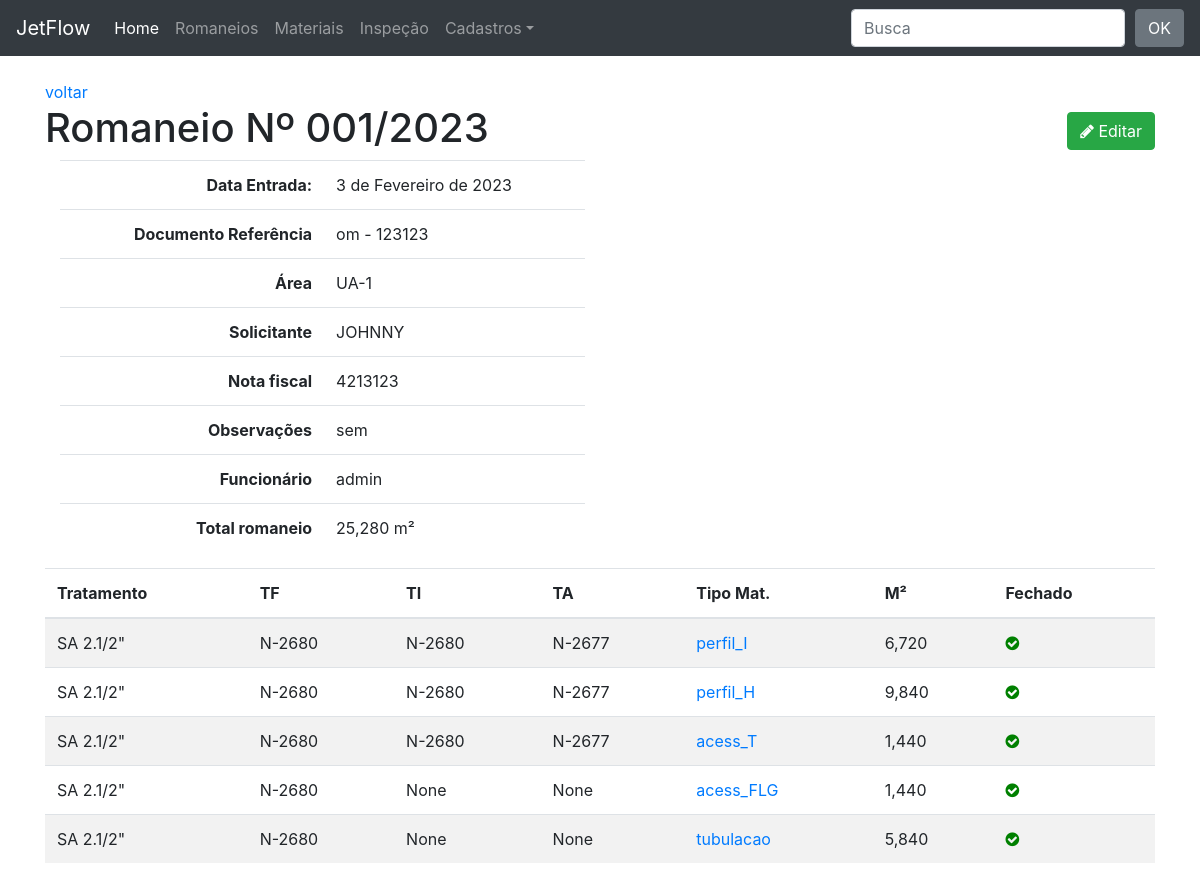
The page /romaneios/1/ on the database its author committed.
### romaneio/models.py (models this page shows, shortened)
class Romaneio(models.Model):
    funcionario = models.ForeignKey(User, on_delete=models.CASCADE)
    entrada = models.DateField(verbose_name='Data de Entrada')
    nf = models.CharField('NF',max_length=15, blank=True, null=True)
    romaneio = models.CharField(max_length=15, unique=True)
    documento = models.CharField('documento referência', max_length=20, blank=True, null=True)
    obs = models.CharField('Obs',blank=True, null=True, max_length=40)
    area = models.ForeignKey(Area, on_delete=models.CASCADE)
    solicitante = models.ForeignKey(Solicitante, on_delete=models.CASCADE)
    class Meta:
        ordering = ('romaneio',)
    def __str__(self):
        return self.romaneio

class Area(models.Model):
    area = models.CharField(max_length=30, unique=True)
    class Meta:
        ordering = ('area',)
    def __str__(self):
        return self.area

class Solicitante(models.Model):
    solicitante = models.CharField(max_length=30, unique=True)
    class Meta:
        ordering = ('solicitante',)
    def __str__(self):
        return self.solicitante

### material/models.py (models this page shows, shortened)
class Material(TimeStampedModel):
    concluido =  models.BooleanField(default=False)
    n_romaneio = models.ForeignKey(Romaneio, on_delete=models.CASCADE, related_name='romaneios')
    jato = models.ForeignKey(Tratamento, on_delete=models.CASCADE, blank=True, null=True)
    tf = models.ForeignKey(TintaFundo, on_delete=models.CASCADE, blank=True, null=True)
    ti = models.ForeignKey(TintaIntermediaria, on_delete=models.CASCADE, blank=True, null=True)
    ta = models.ForeignKey(TintaAcabamento, on_delete=models.CASCADE, blank=True, null=True)
    cor = models.CharField(max_length=15, blank=True, null=True)
    material = models.CharField(max_length=15, choices=MATERIAIS)
    descricao = models.CharField('Descrição',max_length=30, blank=True, null=True)
    polegada = models.CharField('Pol', max_length=4, blank=True, null=True)
    m_quantidade = models.DecimalField('M/QTD', max_digits=7, decimal_places=2, blank=True, null=True)
    m2 = models.DecimalField('M²', max_digits=7, decimal_places=3)
    raio = models.DecimalField('raio', max_digits=7, decimal_places=2, blank=True, null=True)
    largura = models.DecimalField('largura', max_digits=7, decimal_places=2, blank=True, null=True)
    altura = models.DecimalField('altura', max_digits=7, decimal_places=2, blank=True, null=True)
    comprimento = models.DecimalField('comprimento/lados', max_digits=7, decimal_places=2, blank=True, null=True)
    lados = models.DecimalField('QTD', max_digits=7, decimal_places=2, blank=True, null=True)
    relatorio = models.CharField(max_length=20, blank=True, null=True)
    class Meta:
        ordering = ('-created',)
    def get_absolute_url(self):
        return reverse_lazy('material:material_detail', kwargs={'pk': self.pk})

class Tratamento(models.Model):
    tratamento = models.CharField(max_length=30, unique=True)
    class Meta:
        ordering = ('tratamento',)
    def __str__(self):
        return self.tratamento

class TintaFundo(models.Model):
    tinta_fundo = models.CharField(max_length=30, unique=True)
    class Meta:
        ordering = ('tinta_fundo',)
    def __str__(self):
        return self.tinta_fundo

class TintaIntermediaria(models.Model):
    tinta_intermediaria = models.CharField(max_length=30, unique=True)
    class Meta:
        ordering = ('tinta_intermediaria',)
    def __str__(self):
        return self.tinta_intermediaria

class TintaAcabamento(models.Model):
    tinta_acabamento = models.CharField(max_length=30, unique=True)
    class Meta:
        ordering = ('tinta_acabamento',)
    def __str__(self):
        return self.tinta_acabamento

### romaneio/views.py (the view)
# urls.py: path('romaneios/<int:pk>/', v.romaneio_detail, name='romaneio_detail'),
def romaneio_detail(request, pk):
    template_name = 'romaneio_detail.html'
    obj = Romaneio.objects.get(pk=pk)
    materiais = obj.romaneios.all()
    metro_quadrado = 0
    for material in materiais:
        metro_quadrado += material.m2
    context = {'object': obj, 'metro':metro_quadrado}
    return render(request, template_name, context)

### romaneio/templates/romaneio_detail.html
{% extends "base.html" %}
{% block content %}
<a href="{% url 'romaneio:romaneio_list'  %}">voltar</a>
    <h1>Romaneio Nº {{ object }}
        <span class="pull-right">
            <a href="{% url 'romaneio:romaneio_edit' object.pk %}">
                <button type="button" class="btn btn-success">
                    <span class="fa fa-pencil"></span> Editar
                </button>
            </a>
        </span>
    </h1>
    <div class="col-sm-6">
        <table class="table table-user-information">
            <tbody>
                <tr>
                    <th class="text-right">Data Entrada:</th>
                    <td>
                        {{ object.entrada }}
                    </td>
                </tr>
                <tr>
                    <th class="text-right">Documento Referência</th>
                    <td>{{ object.documento }}</td>
                </tr>
                <tr>
                    <th class="text-right">Área</th>
                    <td> {{ object.area }}</td>
                </tr>
                <tr>
                    <th class="text-right">Solicitante</th>
                    <td>{{ object.solicitante }}</td>
                </tr>
                <tr>
                    <th class="text-right">Nota fiscal</th>
                    <td>{{ object.nf }}</td>
                </tr>
                <tr>
                    <th class="text-right">Observações</th>
                    <td>{{ object.obs }}</td>
                </tr>
                <tr>
                    <th class="text-right">Funcionário</th>
                    <td>{{ object.funcionario }}</td>
                </tr>
                <tr>
                    <th class="text-right">Total romaneio</th>
                    <td>{{ metro }} m²</td>
                </tr>
            </tbody>
        </table>
    </div>
    <table class="table table-striped">
        <thead>
            <tr>
                <th>Tratamento</th>
                <th>TF</th>
                <th>TI</th>
                <th>TA</th>
                <th>Tipo Mat.</th>
                <th>M²</th>
                <th>Fechado</th>
            </tr>
        </thead>
        <tbody>
            {% for obj in object.romaneios.all %}
            <tr>
                <td>{{ obj.jato }}</td>
                <td>{{ obj.tf }}</td>
                <td>{{ obj.ti }}</td>
                <td>{{ obj.ta}}</td>
                <td><a href="{{ obj.get_absolute_url }}">{{ obj.material }}</a></td>
                <td>{{ obj.m2 }}</td>
                <td>
                    {% if obj.concluido %}
                      <i class="fa fa-check-circle ok"></i>
                    {% else %}
                      <i class="fa fa-minus-circle no"></i>
                    {% endif %}
                </td>
            </tr>
            {% endfor %}
        </tbody>
    </table>
{% endblock content %}

### core/static/css/style.css (style rules this page uses)
body { margin-top: 80px; }
.ok { color: green; }

### rows shown on the page
Romaneio: romaneio "001/2023", entrada "3 de Fevereiro de 2023", documento "om - 123123", area "UA-1", solicitante "JOHNNY", nf "4213123", obs "sem", funcionario "admin"
Material: jato "SA 2.1/2\"", tf "N-2680", ti "N-2680", ta "N-2677", material "perfil_I", m2 "6,720", concluido True (drawn)
Material: jato "SA 2.1/2\"", tf "N-2680", ti "N-2680", ta "N-2677", material "perfil_H", m2 "9,840", concluido True (drawn)
Material: jato "SA 2.1/2\"", tf "N-2680", ti "N-2680", ta "N-2677", material "acess_T", m2 "1,440", concluido True (drawn)
Material: jato "SA 2.1/2\"", tf "N-2680", ti "None", ta "None", material "acess_FLG", m2 "1,440", concluido True (drawn)
Material: jato "SA 2.1/2\"", tf "N-2680", ti "None", ta "None", material "tubulacao", m2 "5,840", concluido True (drawn)

### other values the page prints
{{ metro }} "25,280"
